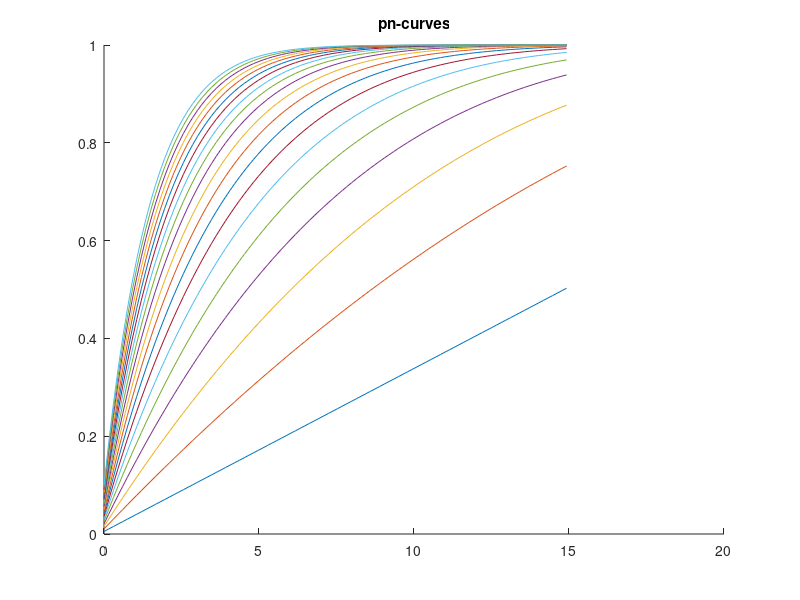

This figure's MATLAB source:
global A = 3.0 * 2.0;
global r = 0.1;
global v = 1.0;

function p = p(t,n)
	global A; global r; global v;
	p = 1 - (1 - (pi*r.^2 + 2*r*(v*t))./A).^n;
end

t_max_effective = (A - pi*r.^2)/(2*v*r)
T = linspace(0,t_max_effective/2);

M = zeros(length(T),20)

hold on
for i = 1:20
	M(:,i) = p(T,i);
	plot(T,p(T,i));
end
hold off
title('pn-curves')
print('pn-curves.png')
csvwrite('pn-curves.csv', [T' M])
pause

